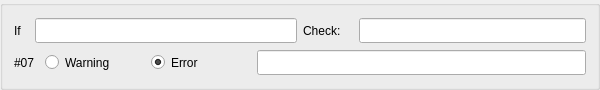
      <widget class="QGroupBox" name="groupBox__ch07">
       <property name="sizePolicy">
        <sizepolicy hsizetype="MinimumExpanding" vsizetype="Fixed">
         <horstretch>0</horstretch>
         <verstretch>0</verstretch>
        </sizepolicy>
       </property>
       <property name="minimumSize">
        <size>
         <width>600</width>
         <height>90</height>
        </size>
       </property>
       <property name="maximumSize">
        <size>
         <width>16777215</width>
         <height>90</height>
        </size>
       </property>
       <property name="title">
        <string/>
       </property>
       <layout class="QHBoxLayout" name="horizontalLayout_130">
        <item>
         <layout class="QVBoxLayout" name="verticalLayout_39">
          <item>
           <layout class="QHBoxLayout" name="horizontalLayout_74">
            <item>
             <layout class="QHBoxLayout" name="horizontalLayout_75">
              <item>
               <widget class="QLabel" name="label_35">
                <property name="sizePolicy">
                 <sizepolicy hsizetype="Fixed" vsizetype="Fixed">
                  <horstretch>0</horstretch>
                  <verstretch>0</verstretch>
                 </sizepolicy>
                </property>
                <property name="minimumSize">
                 <size>
                  <width>15</width>
                  <height>25</height>
                 </size>
                </property>
                <property name="text">
                 <string>If</string>
                </property>
               </widget>
              </item>
              <item>
               <widget class="QLineEdit" name="check_if_07">
                <property name="sizePolicy">
                 <sizepolicy hsizetype="MinimumExpanding" vsizetype="Fixed">
                  <horstretch>0</horstretch>
                  <verstretch>0</verstretch>
                 </sizepolicy>
                </property>
                <property name="minimumSize">
                 <size>
                  <width>160</width>
                  <height>25</height>
                 </size>
                </property>
               </widget>
              </item>
             </layout>
            </item>
            <item>
             <layout class="QHBoxLayout" name="horizontalLayout_131">
              <item>
               <widget class="QLabel" name="label_36">
                <property name="sizePolicy">
                 <sizepolicy hsizetype="Fixed" vsizetype="Fixed">
                  <horstretch>0</horstretch>
                  <verstretch>0</verstretch>
                 </sizepolicy>
                </property>
                <property name="minimumSize">
                 <size>
                  <width>50</width>
                  <height>25</height>
                 </size>
                </property>
                <property name="text">
                 <string>Check:</string>
                </property>
               </widget>
              </item>
              <item>
               <widget class="QLineEdit" name="check_check_07">
                <property name="sizePolicy">
                 <sizepolicy hsizetype="MinimumExpanding" vsizetype="Fixed">
                  <horstretch>0</horstretch>
                  <verstretch>0</verstretch>
                 </sizepolicy>
                </property>
                <property name="minimumSize">
                 <size>
                  <width>160</width>
                  <height>25</height>
                 </size>
                </property>
               </widget>
              </item>
             </layout>
            </item>
           </layout>
          </item>
          <item>
           <layout class="QHBoxLayout" name="horizontalLayout_132">
            <item>
             <layout class="QHBoxLayout" name="horizontalLayout_133">
              <item>
               <widget class="QLabel" name="label_46">
                <property name="sizePolicy">
                 <sizepolicy hsizetype="Fixed" vsizetype="Fixed">
                  <horstretch>0</horstretch>
                  <verstretch>0</verstretch>
                 </sizepolicy>
                </property>
                <property name="minimumSize">
                 <size>
                  <width>25</width>
                  <height>25</height>
                 </size>
                </property>
                <property name="maximumSize">
                 <size>
                  <width>25</width>
                  <height>25</height>
                 </size>
                </property>
                <property name="text">
                 <string>#07</string>
                </property>
               </widget>
              </item>
              <item>
               <widget class="QRadioButton" name="check_warning_07">
                <property name="minimumSize">
                 <size>
                  <width>100</width>
                  <height>25</height>
                 </size>
                </property>
                <property name="text">
                 <string>Warning</string>
                </property>
               </widget>
              </item>
              <item>
               <widget class="QRadioButton" name="check_error_07">
                <property name="minimumSize">
                 <size>
                  <width>100</width>
                  <height>25</height>
                 </size>
                </property>
                <property name="text">
                 <string>Error</string>
                </property>
                <property name="checked">
                 <bool>true</bool>
                </property>
               </widget>
              </item>
             </layout>
            </item>
            <item>
             <widget class="QLineEdit" name="check_message_07">
              <property name="sizePolicy">
               <sizepolicy hsizetype="MinimumExpanding" vsizetype="Fixed">
                <horstretch>0</horstretch>
                <verstretch>0</verstretch>
               </sizepolicy>
              </property>
              <property name="minimumSize">
               <size>
                <width>170</width>
                <height>25</height>
               </size>
              </property>
             </widget>
            </item>
           </layout>
          </item>
         </layout>
        </item>
       </layout>
      </widget>
